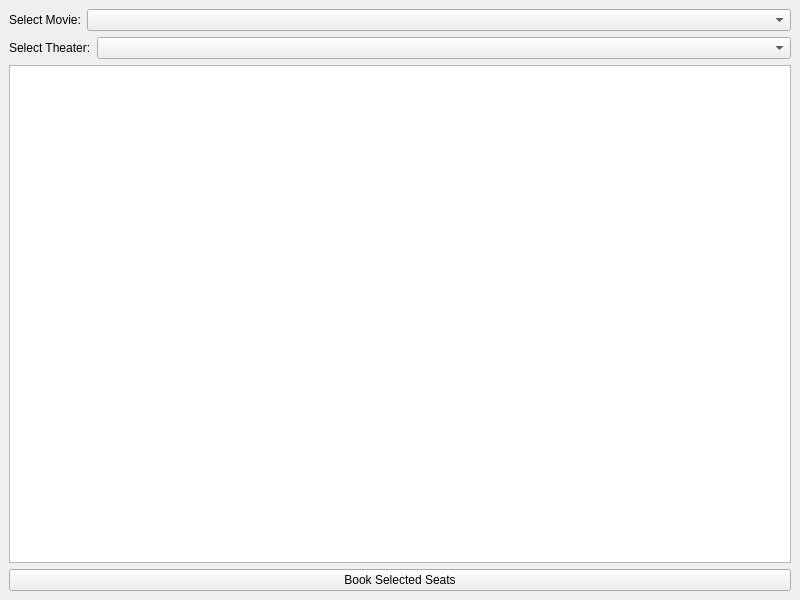
<?xml version="1.0" encoding="UTF-8"?>
<ui version="4.0">
 <class>MovieBookingWidget</class>
 <widget class="QMainWindow" name="MovieBookingWidget">
  <property name="geometry">
   <rect>
    <x>0</x>
    <y>0</y>
    <width>800</width>
    <height>600</height>
   </rect>
  </property>
  <property name="windowTitle">
   <string>Booking Demo</string>
  </property>
  <widget class="QWidget" name="centralwidget">
   <property name="sizePolicy">
    <sizepolicy hsizetype="Expanding" vsizetype="Expanding">
     <horstretch>1</horstretch>
     <verstretch>1</verstretch>
    </sizepolicy>
   </property>
   <layout class="QVBoxLayout" name="verticalLayout_2">
    <item>
     <layout class="QVBoxLayout" name="verticalLayout">
      <item>
       <layout class="QHBoxLayout" name="horizontalLayout_3">
        <item>
         <widget class="QLabel" name="movieLabel">
          <property name="text">
           <string>Select Movie:</string>
          </property>
         </widget>
        </item>
        <item>
         <widget class="QComboBox" name="movieCombo">
          <property name="sizePolicy">
           <sizepolicy hsizetype="Expanding" vsizetype="Fixed">
            <horstretch>0</horstretch>
            <verstretch>0</verstretch>
           </sizepolicy>
          </property>
         </widget>
        </item>
       </layout>
      </item>
      <item>
       <layout class="QHBoxLayout" name="horizontalLayout">
        <item>
         <widget class="QLabel" name="theaterLabel">
          <property name="text">
           <string>Select Theater:</string>
          </property>
         </widget>
        </item>
        <item>
         <widget class="QComboBox" name="theaterCombo">
          <property name="sizePolicy">
           <sizepolicy hsizetype="Expanding" vsizetype="Fixed">
            <horstretch>0</horstretch>
            <verstretch>0</verstretch>
           </sizepolicy>
          </property>
         </widget>
        </item>
       </layout>
      </item>
      <item>
       <widget class="QTableView" name="tableView">
        <property name="sizePolicy">
         <sizepolicy hsizetype="Expanding" vsizetype="Expanding">
          <horstretch>1</horstretch>
          <verstretch>1</verstretch>
         </sizepolicy>
        </property>
        <property name="styleSheet">
         <string notr="true">QTableView::item:selected {
    background-color: orange;
    color: black;
    border: 2px solid darkorange;
}
</string>
        </property>
       </widget>
      </item>
      <item>
       <widget class="QPushButton" name="bookButton">
        <property name="text">
         <string>Book Selected Seats</string>
        </property>
       </widget>
      </item>
     </layout>
    </item>
   </layout>
  </widget>
 </widget>
 <resources/>
 <connections/>
</ui>
